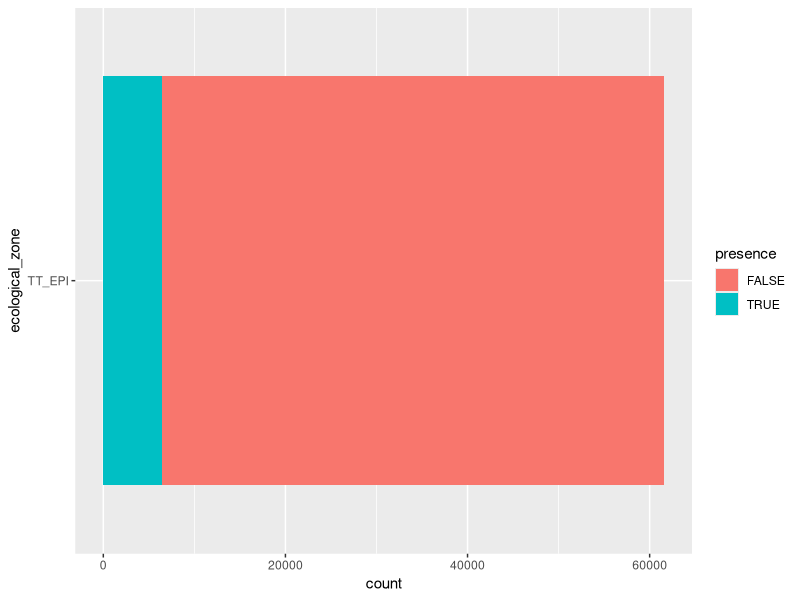

R code for this plot:
# Is there a statistical signal that BATS viral contigs are enriched in samples with low phosphate and nitrate in GOV2?

library(tidyverse)
map_df = read_tsv('./data/Figure 2/BATS-contigs-only-GOV2-mapping-tpmean.txt') %>%
  select(c(1:9, 11:23, 25:100, 102:118, 120:136))

gov2_metadata = read_tsv('./data/Figure 2/gov2.metadata.tsv') %>%
  group_by(sample) %>% slice(1)

viral_contigs_found_elsewhere = map_df %>% 
  pivot_longer(!Contig, names_to='sample', values_to='rpkm') %>%
  group_by(Contig) %>%
  summarise(total_in_all_samples=sum(rpkm)) %>%
  filter(total_in_all_samples > 0) %>% pull(Contig)

filtered_map_df = map_df %>%
  filter(Contig %in% viral_contigs_found_elsewhere) %>%
  pivot_longer(!Contig, names_to='sample', values_to='rpkm') %>%
  mutate(presence = rpkm > 1) %>%
  left_join(gov2_metadata) %>%
  filter(ecological_zone=='TT_EPI')

ggplot(filtered_map_df, aes(ecological_zone, fill=presence)) +
  geom_bar() +
  coord_flip()

logistic = glm(presence ~ phosphate + nitrate_nitrite, data=filtered_map_df, family='binomial')
print(summary(logistic),show.residuals=TRUE)